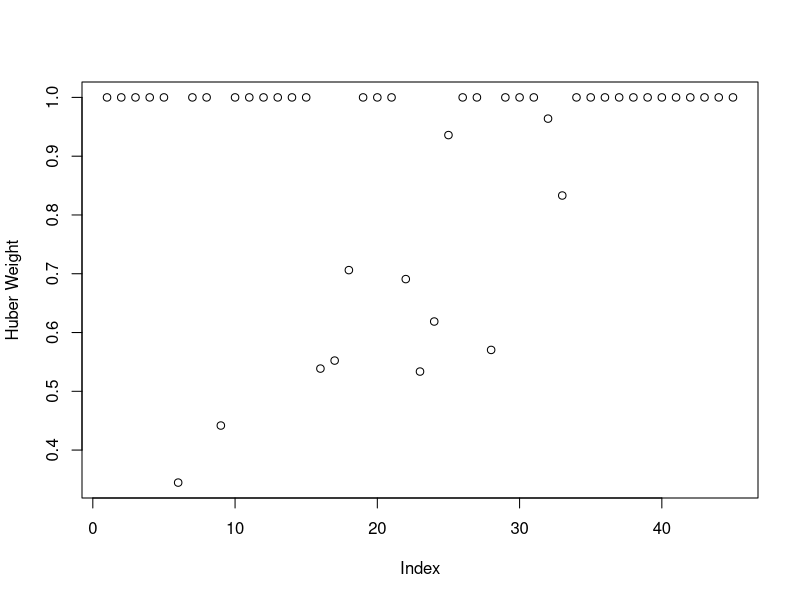

Reproduce this figure in R. (Note: this script raises an error after producing the figure.)
library(car)
mod.ls <- lm(prestige ~ income + education, data=Duncan)
summary(mod.ls)

mod.ls.2 <- update(mod.ls, subset=-c(6,16,27))
summary(mod.ls.2)

library(MASS)
mod.huber <- rlm(prestige ~ income + education, data=Duncan)
summary(mod.huber)

plot(mod.huber$w, ylab="Huber Weight")
bigweights <- which(mod.huber$w < 0.9)
showLabels(1:45, mod.huber$w, rownames(Duncan), id.method=bigweights, cex.=.6)

mod.bisq <- rlm(prestige ~ income + education, data=Duncan, method='MM')
summary(mod.bisq, cor=F)

plot(mod.bisq$w, ylab="Bisquare Weight")